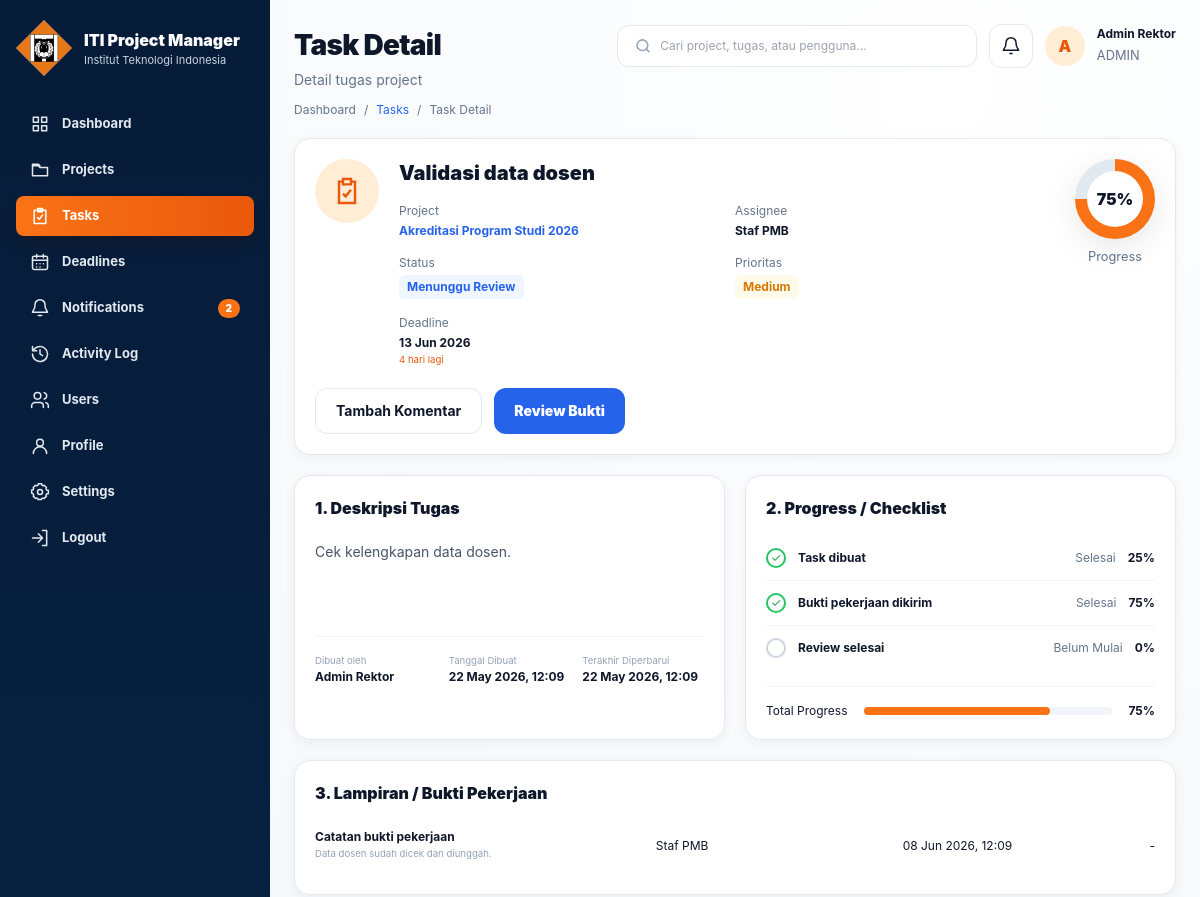
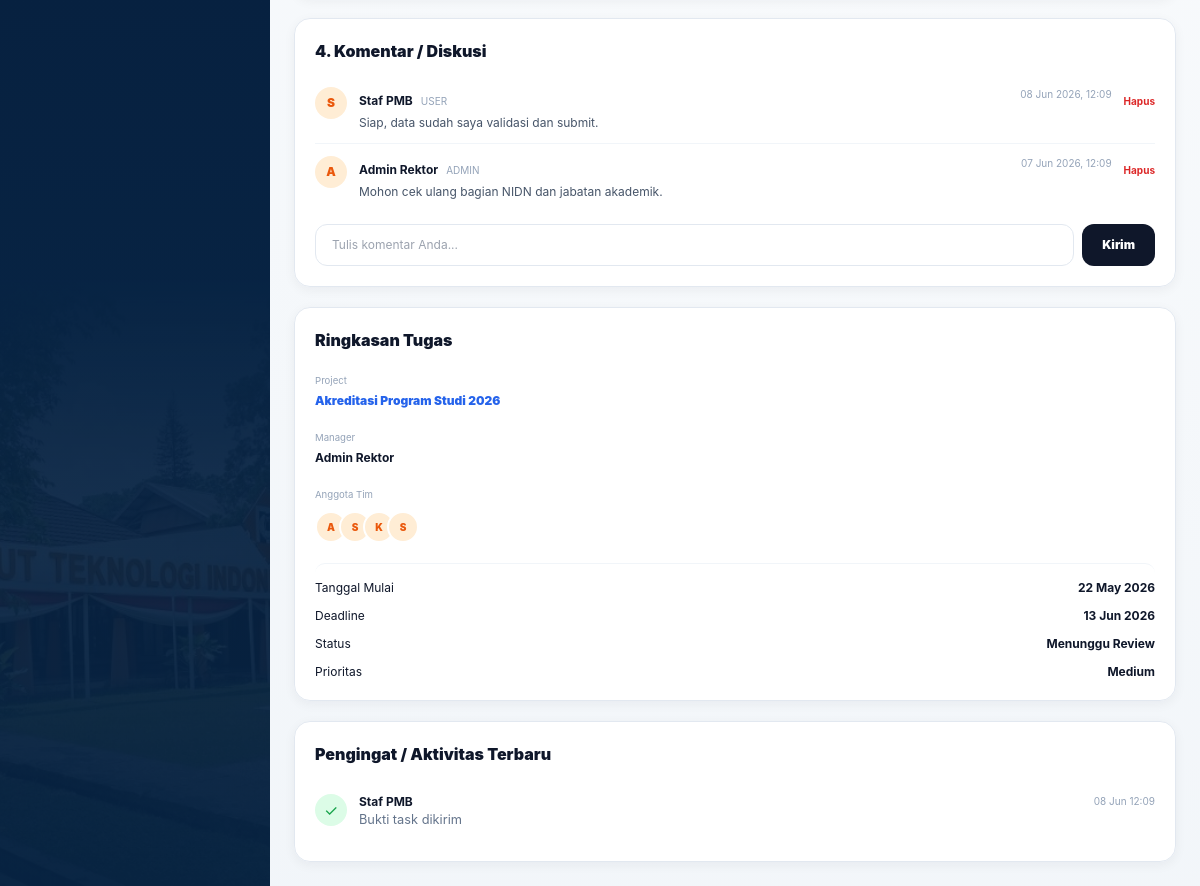
/actions/task-detail.php?id=2 (signed in), run on the app's committed database (2 pictures, top to bottom).
### tables this page shows
CREATE TABLE users (
    id INT AUTO_INCREMENT PRIMARY KEY,
    name VARCHAR(120) NOT NULL,
    email VARCHAR(160) NOT NULL UNIQUE,
    password_hash VARCHAR(255) NOT NULL,
    role ENUM('SUPERADMIN','ADMIN','MODERATOR','USER') NOT NULL DEFAULT 'USER',
    unit VARCHAR(120) NULL,
    status ENUM('active','inactive') NOT NULL DEFAULT 'active',
    created_by INT NULL,
    created_at DATETIME NOT NULL DEFAULT CURRENT_TIMESTAMP,
    updated_at DATETIME NULL,
    deleted_at DATETIME NULL,
    INDEX idx_users_role (role),
    INDEX idx_users_status (status)
);

CREATE TABLE tasks (
    id INT AUTO_INCREMENT PRIMARY KEY,
    project_id INT NOT NULL,
    title VARCHAR(180) NOT NULL,
    description TEXT NULL,
    created_by INT NOT NULL,
    status ENUM('open','submitted','approved','rejected') NOT NULL DEFAULT 'open',
    deadline_at DATETIME NOT NULL,
    reviewed_by INT NULL,
    reviewed_at DATETIME NULL,
    created_at DATETIME NOT NULL DEFAULT CURRENT_TIMESTAMP,
    updated_at DATETIME NULL,
    deleted_at DATETIME NULL,
    INDEX idx_tasks_project (project_id),
    INDEX idx_tasks_status (status),
    INDEX idx_tasks_deadline (deadline_at),
    INDEX idx_tasks_created_by (created_by),
    CONSTRAINT fk_tasks_project FOREIGN KEY (project_id) REFERENCES projects(id) ON DELETE CASCADE,
    CONSTRAINT fk_tasks_created_by FOREIGN KEY (created_by) REFERENCES users(id),
    CONSTRAINT fk_tasks_reviewed_by FOREIGN KEY (reviewed_by) REFERENCES users(id)
);

CREATE TABLE projects (
    id INT AUTO_INCREMENT PRIMARY KEY,
    title VARCHAR(180) NOT NULL,
    description TEXT NULL,
    owner_id INT NOT NULL,
    status ENUM('draft','active','review','completed','archived') NOT NULL DEFAULT 'active',
    deadline_at DATETIME NOT NULL,
    created_at DATETIME NOT NULL DEFAULT CURRENT_TIMESTAMP,
    updated_at DATETIME NULL,
    deleted_at DATETIME NULL,
    INDEX idx_projects_owner (owner_id),
    INDEX idx_projects_status (status),
    INDEX idx_projects_deadline (deadline_at),
    CONSTRAINT fk_projects_owner FOREIGN KEY (owner_id) REFERENCES users(id)
);

CREATE TABLE task_submissions (
    id INT AUTO_INCREMENT PRIMARY KEY,
    task_id INT NOT NULL,
    submitted_by INT NOT NULL,
    note TEXT NULL,
    file_path VARCHAR(255) NULL,
    status ENUM('submitted','approved','rejected') NOT NULL DEFAULT 'submitted',
    reviewed_by INT NULL,
    reviewed_at DATETIME NULL,
    review_note TEXT NULL,
    created_at DATETIME NOT NULL DEFAULT CURRENT_TIMESTAMP,
    INDEX idx_submissions_task (task_id),
    INDEX idx_submissions_submitted_by (submitted_by),
    INDEX idx_submissions_status (status),
    CONSTRAINT fk_sub_task FOREIGN KEY (task_id) REFERENCES tasks(id) ON DELETE CASCADE,
    CONSTRAINT fk_sub_user FOREIGN KEY (submitted_by) REFERENCES users(id),
    CONSTRAINT fk_sub_reviewed_by FOREIGN KEY (reviewed_by) REFERENCES users(id)
);

CREATE TABLE task_comments (
    id INT AUTO_INCREMENT PRIMARY KEY,
    task_id INT NOT NULL,
    user_id INT NOT NULL,
    body TEXT NOT NULL,
    created_at DATETIME NOT NULL DEFAULT CURRENT_TIMESTAMP,
    deleted_at DATETIME NULL,
    INDEX idx_comments_task (task_id),
    CONSTRAINT fk_comments_task FOREIGN KEY (task_id) REFERENCES tasks(id) ON DELETE CASCADE,
    CONSTRAINT fk_comments_user FOREIGN KEY (user_id) REFERENCES users(id)
);

CREATE TABLE project_members (
    id INT AUTO_INCREMENT PRIMARY KEY,
    project_id INT NOT NULL,
    user_id INT NOT NULL,
    role_in_project ENUM('owner','manager','member') NOT NULL DEFAULT 'member',
    created_at DATETIME NOT NULL DEFAULT CURRENT_TIMESTAMP,
    UNIQUE KEY unique_project_user (project_id, user_id),
    INDEX idx_project_members_project (project_id),
    INDEX idx_project_members_user (user_id),
    CONSTRAINT fk_pm_project FOREIGN KEY (project_id) REFERENCES projects(id) ON DELETE CASCADE,
    CONSTRAINT fk_pm_user FOREIGN KEY (user_id) REFERENCES users(id) ON DELETE CASCADE
);

CREATE TABLE activity_logs (
    id INT AUTO_INCREMENT PRIMARY KEY,
    user_id INT NOT NULL,
    action VARCHAR(180) NOT NULL,
    detail TEXT NULL,
    project_id INT NULL,
    task_id INT NULL,
    created_at DATETIME NOT NULL DEFAULT CURRENT_TIMESTAMP,
    INDEX idx_activity_user (user_id),
    INDEX idx_activity_created (created_at),
    CONSTRAINT fk_activity_user FOREIGN KEY (user_id) REFERENCES users(id),
    CONSTRAINT fk_activity_project FOREIGN KEY (project_id) REFERENCES projects(id) ON DELETE SET NULL,
    CONSTRAINT fk_activity_task FOREIGN KEY (task_id) REFERENCES tasks(id) ON DELETE SET NULL
);

### actions/views/task-detail-view.php (the view, shortened to what the rows shown need)
<?php
$deadlineDays = (int)ceil((strtotime($task['deadline_at']) - time()) / 86400);
$isOverdue = $task['status'] !== 'approved' && $deadlineDays < 0;
$latestUpdate = $task['updated_at'] ?: $task['created_at'];
?>
<main class="task-detail-page min-h-screen flex-1 overflow-x-hidden p-4 lg:p-6">
 <header class="mb-5 flex flex-col gap-4 lg:flex-row lg:items-start lg:justify-between">
  <div><h1 class="text-[28px] font-black tracking-tight">Task Detail</h1></div>
  <div class="flex items-center gap-3"><form class="hidden min-w-[360px] items-center gap-2 rounded-xl border border-slate-200 bg-white px-4 py-2.5 lg:flex" action="<?= e(app_url('index.php')) ?>"><input type="hidden" name="page" value="tasks"><svg class="h-5 w-5 text-slate-400" viewBox="0 0 24 24" fill="none" stroke="currentColor" stroke-width="2"><circle cx="11" cy="11" r="7"/><path d="m20 20-4-4"/></svg><input class="w-full border-0 bg-transparent text-xs outline-none" name="q" placeholder="Cari project, tugas, atau pengguna..."></form><a class="dashboard-interactive-icon grid h-11 w-11 place-items-center rounded-xl border border-slate-200 bg-white" href="<?= e(app_url('index.php?page=notifications')) ?>"><svg class="h-5 w-5" viewBox="0 0 24 24" fill="none" stroke="currentColor" stroke-width="1.8"><path d="M18 8a6 6 0 0 0-12 0c0 7-3 7-3 9h18c0-2-3-2-3-9Zm-8 13h4"/></svg></a><span class="grid h-10 w-10 place-items-center rounded-full bg-orange-100 font-black text-orange-600"><?= e(strtoupper(substr($user['name'],0,1))) ?></span><span class="hidden sm:block"><b class="block text-xs"><?= e($user['name']) ?></b><small class="text-slate-500"><?= e(role_label($user['role'])) ?></small></span></div>
 </header>
 <div class="grid gap-5 xl:grid-cols-[minmax(0,2.5fr)_minmax(300px,.95fr)]">
  <div class="space-y-5">
   <section class="rounded-2xl border border-slate-200 bg-white p-5 shadow-sm">
    <div class="flex flex-col gap-5 lg:flex-row lg:items-start">
     <div class="min-w-0 flex-1"><h2 class="text-xl font-black"><?= e($task['title']) ?></h2><div class="mt-4 grid gap-4 text-xs sm:grid-cols-2 xl:grid-cols-5"><div><span class="block text-slate-500">Project</span><a class="mt-1 block font-bold text-blue-600" href="<?= e(app_url('actions/project-detail.php?id='.$task['project_id'])) ?>"><?= e($task['project_title']) ?></a></div><div><span class="block text-slate-500">Assignee</span><b class="mt-1 block truncate"><?= e($currentAssignees[0]['name'] ?? '-') ?></b></div><div><span class="block text-slate-500">Status</span><span class="mt-1 inline-block rounded-md px-2 py-1 font-bold <?= e($statusTone) ?>"><?= e($statusLabel) ?></span></div><div><span class="block text-slate-500">Prioritas</span><span class="mt-1 inline-block rounded-md px-2 py-1 font-bold <?= e($priorityTone) ?>"><?= e($priority) ?></span></div><div><span class="block text-slate-500">Deadline</span><b class="mt-1 block"><?= e(date('d M Y',strtotime($task['deadline_at']))) ?></b><small class="<?= $isOverdue?'text-red-600':'text-orange-600' ?>"><?= $task['status']==='approved'?'Selesai':($isOverdue?e(abs($deadlineDays)).' hari terlambat':e(max(0,$deadlineDays)).' hari lagi') ?></small></div></div></div>
    </div>
   </section>
   <section class="grid gap-5 lg:grid-cols-2">
    <article class="rounded-2xl border border-slate-200 bg-white p-5 shadow-sm"><h3 class="font-black">1. Deskripsi Tugas</h3><p class="mt-5 min-h-[76px] text-sm leading-6 text-slate-600"><?= nl2br(e($task['description'] ?: 'Tidak ada deskripsi task.')) ?></p><div class="mt-5 grid gap-3 border-t border-slate-100 pt-4 text-xs sm:grid-cols-3"><span><small class="block text-slate-400">Dibuat oleh</small><b><?= e($task['creator_name']) ?></b></span><span><small class="block text-slate-400">Tanggal Dibuat</small><b><?= e(date('d M Y, H:i',strtotime($task['created_at']))) ?></b></span><span><small class="block text-slate-400">Terakhir Diperbarui</small><b><?= e(date('d M Y, H:i',strtotime($latestUpdate))) ?></b></span></div></article>
   </section>
   <section class="rounded-2xl border border-slate-200 bg-white p-5 shadow-sm"><h3 class="font-black">3. Lampiran / Bukti Pekerjaan</h3><div class="mt-3 divide-y divide-slate-100 text-xs"><?php foreach($subs as $s): ?><div class="grid items-center gap-3 py-3 md:grid-cols-[1.4fr_1fr_1fr_auto]"><span><b class="block"><?= e($s['file_path']?basename($s['file_path']):'Catatan bukti pekerjaan') ?></b><small class="text-slate-400"><?= e($s['note']) ?></small></span><span><?= e($s['submitter_name']) ?></span><span><?= e(date('d M Y, H:i',strtotime($s['created_at']))) ?></span><?php if($s['file_path']): ?><a class="font-bold text-blue-600" href="<?= e(app_url($s['file_path'])) ?>" target="_blank">Buka File</a><?php else: ?><span>-</span><?php endif; ?></div><?php endforeach; ?><?php if(!$subs): ?><p class="py-8 text-center text-slate-500">Belum ada bukti pekerjaan.</p><?php endif; ?></div></section>
   <section class="rounded-2xl border border-slate-200 bg-white p-5 shadow-sm"><div class="mt-3 divide-y divide-slate-100"><?php foreach($comments as $comment): $canDeleteComment=(int)$comment['user_id']===(int)$user['id']||$user['role']==='SUPERADMIN'||$canReviewTask; ?><div class="flex gap-3 py-3"><span class="grid h-8 w-8 shrink-0 place-items-center rounded-full bg-orange-100 text-xs font-black text-orange-600"><?= e(strtoupper(substr($comment['name'],0,1))) ?></span><span class="min-w-0 flex-1"><b class="text-xs"><?= e($comment['name']) ?></b><small class="ml-2 text-[10px] text-slate-400"><?= e(role_label($comment['role'])) ?></small><p class="mt-1 text-xs text-slate-600"><?= e($comment['body']) ?></p></span><small class="whitespace-nowrap text-[10px] text-slate-400"><?= e(date('d M Y, H:i',strtotime($comment['created_at']))) ?></small><?php if($canDeleteComment): ?><form method="post" action="<?= e(app_url('actions/task-comment.php')) ?>" onsubmit="return confirm('Hapus komentar ini?')"><button class="text-[10px] font-bold text-red-600">Hapus</button></form><?php endif; ?></div><?php endforeach; ?></div></section>
  </div>
  <aside class="space-y-5">
   <section class="rounded-2xl border border-slate-200 bg-white p-5 shadow-sm"><h3 class="font-black">Ringkasan Tugas</h3><div class="mt-5 space-y-5 text-xs"><div><small class="text-slate-400">Project</small><a class="mt-1 block font-black text-blue-600" href="<?= e(app_url('actions/project-detail.php?id='.$task['project_id'])) ?>"><?= e($task['project_title']) ?></a></div><div><small class="text-slate-400">Manager</small><b class="mt-1 block"><?= e($task['creator_name']) ?></b></div><div><small class="text-slate-400">Anggota Tim</small><div class="mt-2 flex -space-x-2"><?php foreach(array_slice($projectMembers,0,5) as $member): ?><span class="grid h-8 w-8 place-items-center rounded-full border-2 border-white bg-orange-100 text-[10px] font-black text-orange-600" title="<?= e($member['name']) ?>"><?= e(strtoupper(substr($member['name'],0,1))) ?></span><?php endforeach; ?><?php if(count($projectMembers)>5): ?><span class="grid h-8 w-8 place-items-center rounded-full border-2 border-white bg-slate-100 text-[10px] font-black">+<?= e(count($projectMembers)-5) ?></span><?php endif; ?></div></div><div class="space-y-3 border-t border-slate-100 pt-4"><p class="flex justify-between"><span>Tanggal Mulai</span><b><?= e(date('d M Y',strtotime($task['created_at']))) ?></b></p><p class="flex justify-between"><span>Deadline</span><b><?= e(date('d M Y',strtotime($task['deadline_at']))) ?></b></p><p class="flex justify-between"><span>Status</span><b><?= e($statusLabel) ?></b></p><p class="flex justify-between"><span>Prioritas</span><b><?= e($priority) ?></b></p></div></div></section>
   <section class="rounded-2xl border border-slate-200 bg-white p-5 shadow-sm"><h3 class="font-black">Pengingat / Aktivitas Terbaru</h3><div class="mt-4 divide-y divide-slate-100"><?php foreach($taskActivities as $activity): ?><div class="flex gap-3 py-3"><span class="grid h-8 w-8 shrink-0 place-items-center rounded-full bg-green-100 text-green-600">✓</span><span class="min-w-0 flex-1"><b class="block text-xs"><?= e($activity['name']) ?></b><small class="block text-slate-500"><?= e($activity['action']) ?></small></span><small class="whitespace-nowrap text-[10px] text-slate-400"><?= e(date('d M H:i',strtotime($activity['created_at']))) ?></small></div><?php endforeach; ?><?php if(!$taskActivities): ?><p class="py-8 text-center text-xs text-slate-500">Belum ada aktivitas.</p><?php endif; ?></div></section>
  </aside>
 </div>
</main>

### includes/sidebar.php (shortened to what the rows shown need)
<?php
$active = $_GET['page'] ?? 'dashboard';
$currentScript = basename($_SERVER['SCRIPT_NAME'] ?? '');
if ($currentScript === 'task-detail.php') $active = 'tasks';
$unreadSidebarCount = isset($pdo, $user['id']) ? get_unread_notification_count($pdo, (int)$user['id']) : 0;
$menu = [
    'dashboard' => ['Dashboard', '<path d="M4 4h6v6H4V4Zm10 0h6v6h-6V4ZM4 14h6v6H4v-6Zm10 0h6v6h-6v-6Z"/>'],
    'projects' => ['Projects', '<path d="M3 7h7l2 2h9v10H3V7Zm0 0V5h7l2 2"/>'],
    'tasks' => ['Tasks', '<path d="M9 5h10v16H5V5h2m2-2h6v4H9V3Zm0 11 2 2 4-5"/>'],
    'deadlines' => ['Deadlines', '<rect x="3" y="5" width="18" height="16" rx="2"/><path d="M8 3v4m8-4v4M3 10h18m-13 4h.01m4 0h.01m4 0h.01m-8 4h.01m4 0h.01"/>'],
    'notifications' => ['Notifications', '<path d="M18 8a6 6 0 0 0-12 0c0 7-3 7-3 9h18c0-2-3-2-3-9Zm-8 13h4"/>'],
    'activity' => ['Activity Log', '<path d="M3 12a9 9 0 1 0 3-6.7L3 8m0-5v5h5m4-1v5l3 2"/>'],
    'users' => ['Users', '<path d="M16 21v-2a4 4 0 0 0-4-4H6a4 4 0 0 0-4 4v2m7-10a4 4 0 1 0 0-8 4 4 0 0 0 0 8Zm13 10v-2a4 4 0 0 0-3-3.87m-2-12a4 4 0 0 1 0 7.75"/>'],
    'profile' => ['Profile', '<path d="M20 21a8 8 0 0 0-16 0m12-13a4 4 0 1 1-8 0 4 4 0 0 1 8 0Z"/>'],
    'settings' => ['Settings', '<circle cx="12" cy="12" r="3"/><path d="M19.4 15a1.7 1.7 0 0 0 .34 1.88l.06.06-2.83 2.83-.06-.06A1.7 1.7 0 0 0 15 19.4a1.7 1.7 0 0 0-1 .6 1.7 1.7 0 0 0-.4 1.1V21h-4v-.09A1.7 1.7 0 0 0 8.6 19.4a1.7 1.7 0 0 0-1.88.34l-.06.06-2.83-2.83.06-.06A1.7 1.7 0 0 0 4.2 15a1.7 1.7 0 0 0-.6-1A1.7 1.7 0 0 0 2.5 13.6H2v-4h.5A1.7 1.7 0 0 0 4.2 8.6a1.7 1.7 0 0 0-.34-1.88l-.06-.06 2.83-2.83.06.06A1.7 1.7 0 0 0 8.6 4.2a1.7 1.7 0 0 0 1-.6A1.7 1.7 0 0 0 10 2.5V2h4v.5A1.7 1.7 0 0 0 15 4.2a1.7 1.7 0 0 0 1.88-.34l.06-.06 2.83 2.83-.06.06A1.7 1.7 0 0 0 19.4 8.6a1.7 1.7 0 0 0 .6 1 1.7 1.7 0 0 0 1.1.4h.9v4h-.9a1.7 1.7 0 0 0-1.7 1Z"/>'],
];
?>
        <?php foreach (['dashboard','projects','tasks','deadlines','notifications'] as $key): [$label,$icon]=$menu[$key]; ?>
        <?php endforeach; ?>
<aside class="iti-sidebar dashboard-sidebar text-white lg:sticky lg:top-0 lg:h-screen lg:w-[270px] lg:min-h-screen p-4 lg:px-4 lg:py-5">
    <div class="flex items-center justify-between gap-4">
        <div class="flex min-w-0 items-center gap-3">
            <div class="min-w-0">
                <h1 class="truncate text-[16px] font-black">ITI Project Manager</h1>
            </div>
        </div>
    </div>
    <nav class="iti-scrollbar mt-7 flex gap-2 overflow-x-auto pb-2 lg:block lg:space-y-1.5 lg:overflow-visible lg:pb-0">
        <?php foreach ($menu as $key => [$label, $icon]): ?>
            <?php $is = $active === $key; ?>
            <a class="flex shrink-0 items-center gap-3 rounded-lg px-3.5 py-2.5 text-[13px] font-bold transition <?= $is ? 'bg-gradient-to-r from-orange-500 to-orange-600 text-white shadow-lg shadow-orange-950/20' : 'text-slate-200 hover:bg-white/10' ?>"
               href="<?= e(app_url('index.php?page=' . $key)) ?>">
                <svg class="h-5 w-5 shrink-0" viewBox="0 0 24 24" fill="none" stroke="currentColor" stroke-width="1.8" stroke-linecap="round" stroke-linejoin="round" aria-hidden="true"><?= $icon ?></svg>
                <span><?= e($label) ?></span>
                <?php if ($key === 'notifications' && $unreadSidebarCount > 0): ?>
                    <span class="ml-auto rounded-full bg-orange-500 px-2 py-0.5 text-[10px] font-black text-white"><?= e($unreadSidebarCount) ?></span>
                <?php endif; ?>
            </a>
        <?php endforeach; ?>
    </nav>
</aside>

### data on the page
users: id "2", name "A", name "Admin Rektor", role "ADMIN"
tasks: title "Validasi data dosen", project.title "Akreditasi Program Studi 2026", deadline_at "13 Jun 2026", deadline_at "4", description "Cek kelengkapan data dosen.", created_by.name "Admin Rektor", created_at "22 May 2026, 12:09", date('d M Y, H:i',strtotime($latestUpdate)) "22 May 2026, 12:09", created_at "22 May 2026"
users: name "Staf PMB"
task_submissions: file_path "Catatan bukti pekerjaan", note "Data dosen sudah dicek dan diunggah.", submitted_by.name "Staf PMB", created_at "08 Jun 2026, 12:09"
task_comments: user.name "S", user.name "Staf PMB", user.role "USER", body "Siap, data sudah saya validasi dan submit.", created_at "08 Jun 2026, 12:09"
task_comments: user.name "A", user.name "Admin Rektor", user.role "ADMIN", body "Mohon cek ulang bagian NIDN dan jabatan akademik.", created_at "07 Jun 2026, 12:09"
project_members: user.name "A"
project_members: user.name "S"
project_members: user.name "K"
project_members: user.name "S"
activity_logs: user.name "Staf PMB", action "Bukti task dikirim", created_at "08 Jun 12:09"

### other printed values
$label "Dashboard"
$label "Projects"
$label "Tasks"
$label "Deadlines"
$label "Notifications"
$label "Activity Log"
$label "Users"
$label "Profile"
$label "Settings"
$statusLabel "Menunggu Review"
$priority "Medium"
$taskProgress "75"
$label "Task dibuat"
$pct "25"
$label "Bukti pekerjaan dikirim"
